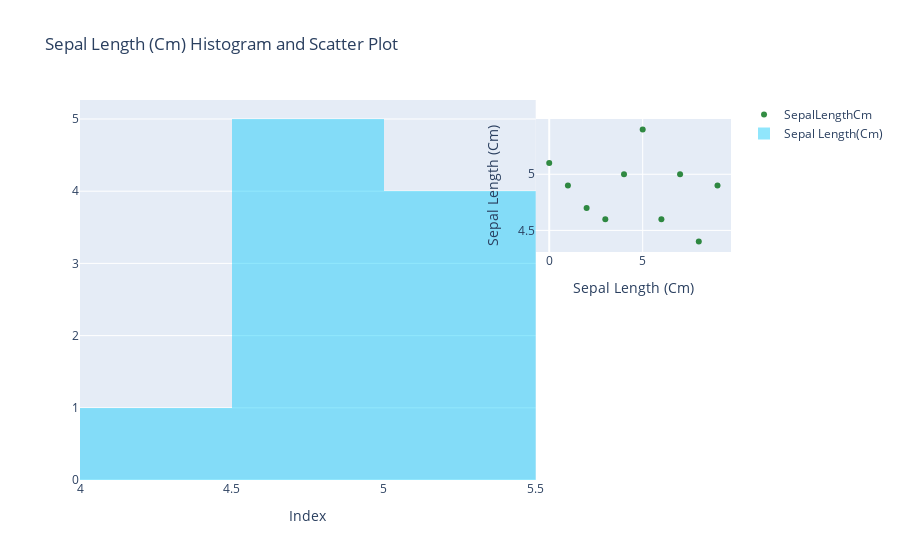

Write notebook code for a chart like this one.
### Markdown cell above
Inset Plots (Plotly)

### Code cell
import plotly.graph_objects as go
from plotly.offline import iplot
import pandas as pd

# Example DataFrame
# Replace this with your actual data
df = pd.DataFrame({
    'SepalLengthCm': [5.1, 4.9, 4.7, 4.6, 5.0, 5.4, 4.6, 5.0, 4.4, 4.9]
})

# Scatter plot (trace1)
trace1 = go.Scatter(
    x=df.index,
    y=df.SepalLengthCm,
    mode="markers",
    xaxis='x2',
    yaxis='y2',
    name="SepalLengthCm",
    marker=dict(color='rgba(0, 112, 20, 0.8)')
)

# Histogram (trace2)
trace2 = go.Histogram(
    x=df.SepalLengthCm,
    opacity=0.75,
    name="Sepal Length(Cm)",
    marker=dict(color='rgba(10, 200, 250, 0.6)')
)

# Combine traces into data
data = [trace1, trace2]

# Layout with secondary x and y axes
layout = go.Layout(
    xaxis=dict(
        domain=[0, 0.7],
        title='Index'
    ),
    xaxis2=dict(
        domain=[0.7, 1],
        anchor='y2',
        title='Sepal Length (Cm)'
    ),
    yaxis2=dict(
        domain=[0.6, 0.95],
        anchor='x2',
        title='Sepal Length (Cm)'
    ),
    title='Sepal Length (Cm) Histogram and Scatter Plot'
)

# Create the figure and plot
fig = go.Figure(data=data, layout=layout)
iplot(fig)

### Figure 1 — Plotly figure (JSON) as saved in the notebook; plotly's stock layout.template omitted (floating-point values rounded to 4 significant figures)
{"data": [{"marker": {"color": "rgba(0, 112, 20, 0.8)"}, "mode": "markers", "name": "SepalLengthCm", "type": "scatter", "x": [0, 1, 2, 3, 4, 5, 6, 7, 8, 9], "xaxis": "x2", "y": [5.1, 4.9, 4.7, 4.6, 5, 5.4, 4.6, 5, 4.4, 4.9], "yaxis": "y2"}, {"marker": {"color": "rgba(10, 200, 250, 0.6)"}, "name": "Sepal Length(Cm)", "opacity": 0.75, "type": "histogram", "x": [5.1, 4.9, 4.7, 4.6, 5, 5.4, 4.6, 5, 4.4, 4.9]}], "layout": {"title": {"text": "Sepal Length (Cm) Histogram and Scatter Plot"}, "xaxis": {"domain": [0, 0.7], "title": {"text": "Index"}}, "xaxis2": {"anchor": "y2", "domain": [0.7, 1], "title": {"text": "Sepal Length (Cm)"}}, "yaxis2": {"anchor": "x2", "domain": [0.6, 0.95], "title": {"text": "Sepal Length (Cm)"}}}}
